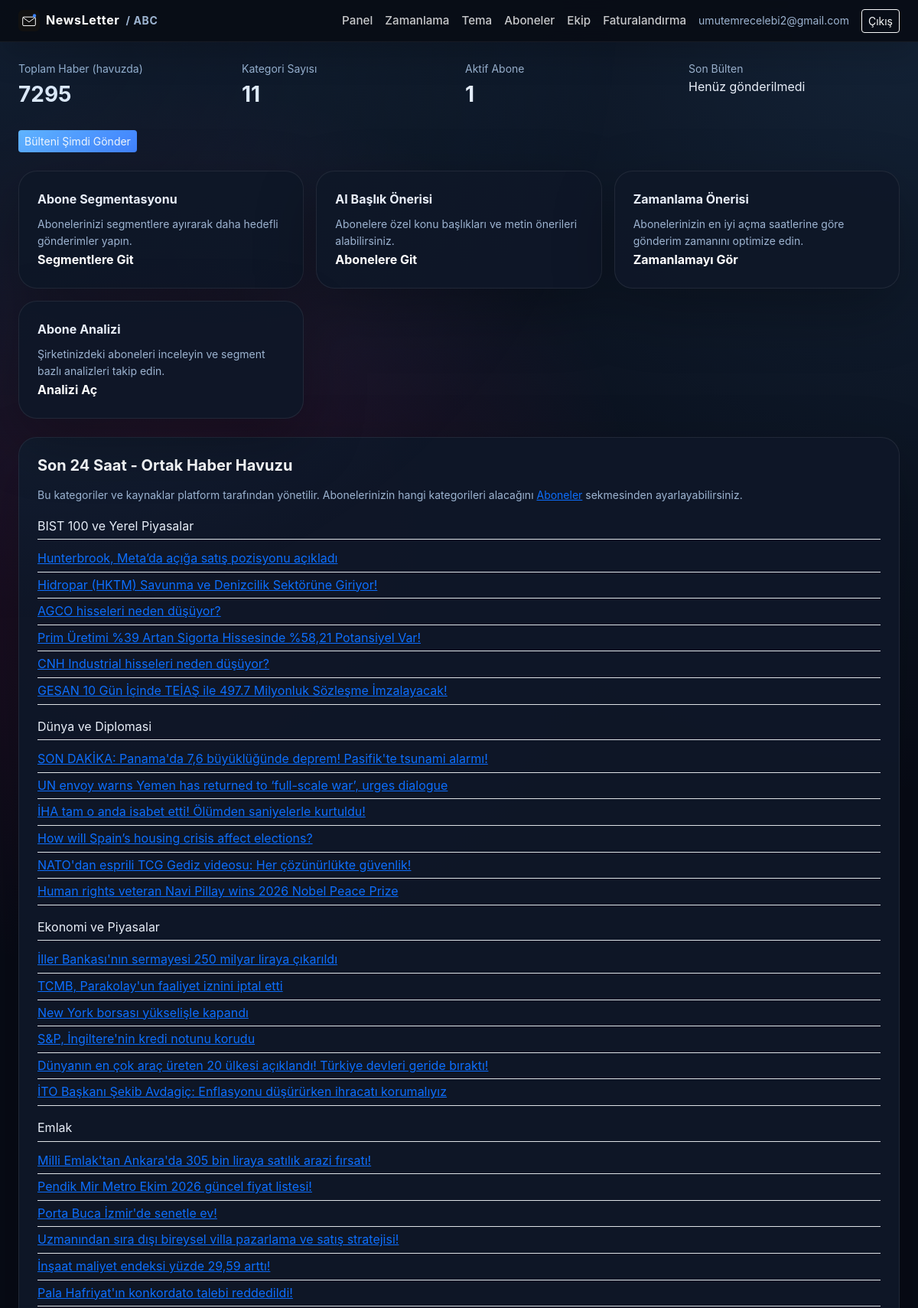
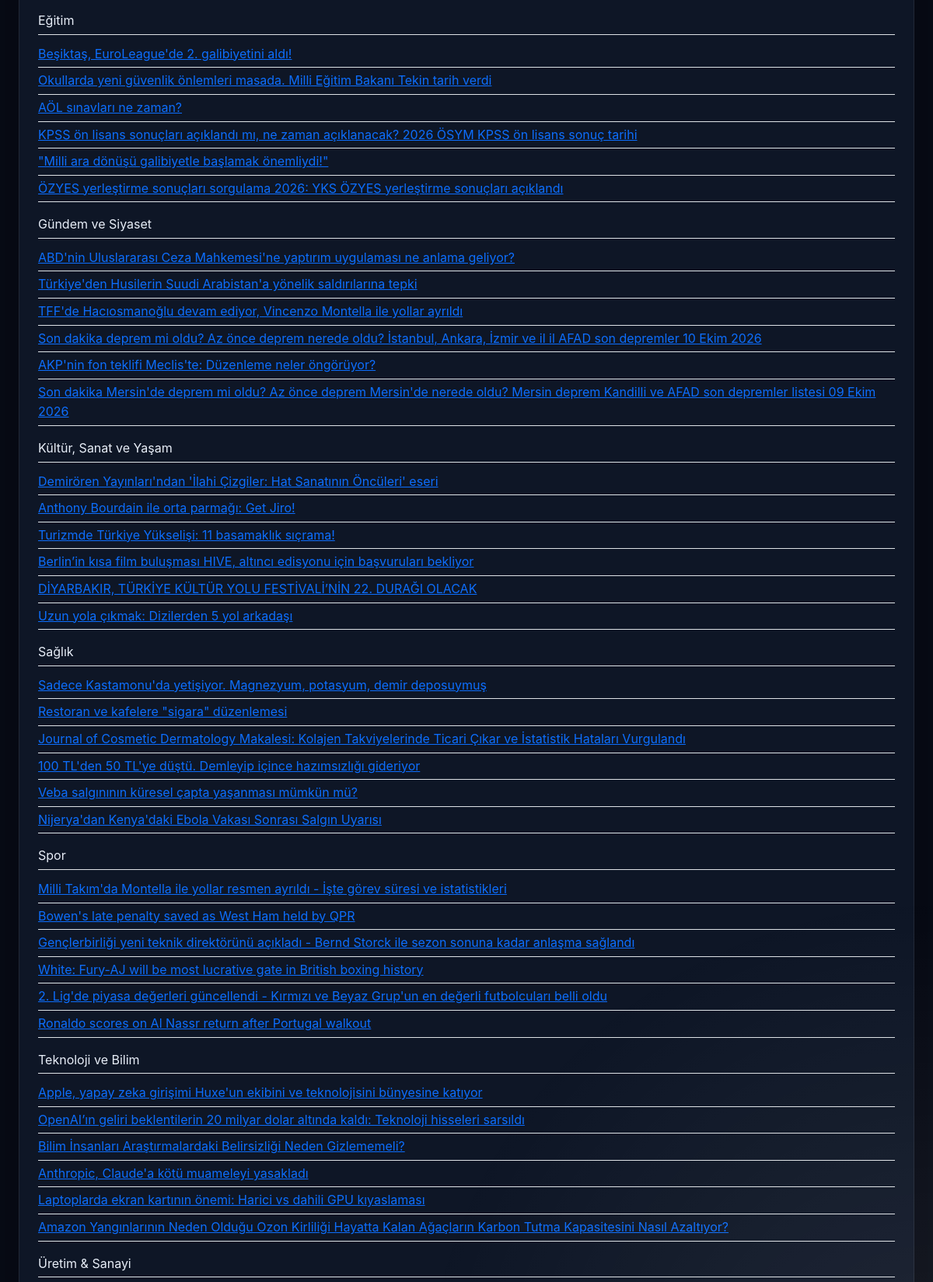
Page /panel (signed in, upper part) on the committed database (2 pictures, top to bottom).
### app/models.py (models this page shows)
class Organization(Base):
    __tablename__ = "organizations"
    id = Column(Integer, primary_key=True)
    name = Column(String(200), nullable=False)
    slug = Column(String(200), unique=True, nullable=False)
    brand_name = Column(String(200), nullable=False)  # mail/panelde görünen marka adı
    owner_email = Column(String(255), nullable=False)
    account_type = Column(String(20), default="company", nullable=False)  # company | individual
    sector_id = Column(Integer, ForeignKey("sectors.id"), nullable=True)  # kayıt sırasında seçilen sektör
    mail_theme = Column(String(20), default="klasik", nullable=False)  # klasik | minimal
    mail_accent = Column(String(20), default="#111111", nullable=False)  # bültende kullanılan vurgu rengi (hex)
    created_at = Column(DateTime, default=datetime.utcnow, nullable=False)
    plan = Column(String(30), default="free", nullable=False)  # free | starter | pro
    subscription_status = Column(String(30), default="trialing", nullable=False)
    trial_ends_at = Column(DateTime, nullable=True)
    subscription_expires_at = Column(DateTime, nullable=True)  # Shopier tekrarlayan ödeme yapmadığı için manuel takip edilir
    current_duration_days = Column(Integer, nullable=True)  # 30/90/180/365 - hangi süre paketi aktif, Faturalandırma sayfasında doğru kutuyu "Yenile" göstermek için
    renewal_reminder_sent_at = Column(DateTime, nullable=True)
    api_key = Column(String(64), unique=True, nullable=True)
    mail_theme = Column(String, default="klasik")
    mail_accent = Column(String, default="#000000")

class Category(Base):
    __tablename__ = "categories"
    id = Column(Integer, primary_key=True)
    organization_id = Column(Integer, default=GLOBAL_ORG_ID, nullable=False)  # artık kullanılmıyor, bkz. yukarı
    sector_id = Column(Integer, ForeignKey("sectors.id"), nullable=True)  # hangi sektöre ait (boşsa "Genel")
    city = Column(String(100), nullable=True)  # örn. "İstanbul" — konum bazlı kategoriler için (boşsa şehirsiz/genel kategori)
    name = Column(String(120), unique=True, nullable=False)
    slug = Column(String(120), unique=True, nullable=False)
    sector = relationship("Sector")
    sources = relationship("Source", back_populates="category", cascade="all, delete-orphan")

### app/routers/panel.py (the view)
@router.get("")
def dashboard(request: Request, db: Session = Depends(get_db)):
    guard, org = _guard(request, db)
    if guard:
        return guard
    kategorize = get_recent_news_by_category(db)
    son_gonderim = db.query(NewsletterLog).filter(
        NewsletterLog.organization_id == org.id
    ).order_by(NewsletterLog.sent_at.desc()).first()
    son_gonderim_yerel_saat = None
    if son_gonderim:
        son_gonderim_yerel_saat = (
            son_gonderim.sent_at.replace(tzinfo=ZoneInfo("UTC"))
            .astimezone(ZoneInfo(settings.APP_TIMEZONE))
        )
    toplam_haber = db.query(NewsItem).count()
    toplam_kategori = db.query(Category).count()
    toplam_abone = db.query(Subscriber).filter(
        Subscriber.organization_id == org.id, Subscriber.active.is_(True)
    ).count()
    plan = get_plan(org.plan, org.account_type)
    admin_id = request.session.get("admin_user_id")
    admin = db.get(AdminUser, admin_id) if admin_id else None
    return templates.TemplateResponse("dashboard.html", {
        "request": request, "user": current_user_email(request), "org": org,
        "kategorize": kategorize, "son_gonderim": son_gonderim,
        "son_gonderim_yerel_saat": son_gonderim_yerel_saat,
        "toplam_haber": toplam_haber, "toplam_kategori": toplam_kategori, "toplam_abone": toplam_abone,
        "plan": plan, "email_verified": admin.email_verified if admin else True,
    })

### app/templates/dashboard.html (shortened to what this page needs)
{% extends "base.html" %}
{% block content %}
<div class="row g-3 mb-4">
  <div class="col-md-3"><div class="stat-box"><div class="small text-secondary">Toplam Haber (havuzda)</div><div class="fs-3 fw-bold">{{ toplam_haber }}</div></div></div>
  <div class="col-md-3"><div class="stat-box"><div class="small text-secondary">Kategori Sayısı</div><div class="fs-3 fw-bold">{{ toplam_kategori }}</div></div></div>
  <div class="col-md-3"><div class="stat-box"><div class="small text-secondary">Aktif Abone</div><div class="fs-3 fw-bold">{{ toplam_abone }}</div></div></div>
  <div class="col-md-3"><div class="stat-box">
    <div class="small text-secondary">Son Bülten</div>
    {% if son_gonderim %}
      <div class="fs-6">{{ son_gonderim_yerel_saat.strftime('%d.%m.%Y %H:%M') }} - {{ 'Başarılı' if son_gonderim.success else 'Hata' }}</div>
    {% else %}
      <div class="fs-6">Henüz gönderilmedi</div>
    {% endif %}
  </div></div>
</div>
<div class="d-flex gap-2 mb-4">
  <form method="post" action="/panel/send-now"><button class="btn btn-dark btn-sm">Bülteni Şimdi Gönder</button></form>
</div>
{% if plan.scheduled_reports or plan.subscriber_segmentation or plan.ai_subject_suggestions %}
<div class="row g-3 mb-4">
  {% if plan.subscriber_segmentation %}
  <div class="col-md-4">
    <div class="card-corp p-4 h-100 position-relative d-flex flex-column">
      <div>
        <div class="fw-bold mb-2">Abone Segmentasyonu</div>
        <p class="small text-secondary mb-0">Abonelerinizi segmentlere ayırarak daha hedefli gönderimler yapın.</p>
      </div>
      <a href="/panel/segments" class="stretched-link text-decoration-none text-white mt-auto fw-bold">Segmentlere Git</a>
    </div>
  </div>
  {% endif %}
  {% if plan.ai_subject_suggestions %}
  <div class="col-md-4">
    <div class="card-corp p-4 h-100 position-relative d-flex flex-column">
      <div>
        <div class="fw-bold mb-2">AI Başlık Önerisi</div>
        <p class="small text-secondary mb-0">Abonelere özel konu başlıkları ve metin önerileri alabilirsiniz.</p>
      </div>
      <a href="/panel/subscribers" class="stretched-link text-decoration-none text-white mt-auto fw-bold">Abonelere Git</a>
    </div>
  </div>
  {% endif %}
  {% if plan.send_time_insights %}
  <div class="col-md-4">
    <div class="card-corp p-4 h-100 position-relative d-flex flex-column">
      <div>
        <div class="fw-bold mb-2">Zamanlama Önerisi</div>
        <p class="small text-secondary mb-0">Abonelerinizin en iyi açma saatlerine göre gönderim zamanını optimize edin.</p>
      </div>
      <a href="/panel/send-time" class="stretched-link text-decoration-none text-white mt-auto fw-bold">Zamanlamayı Gör</a>
    </div>
  </div>
  {% endif %}
  {% if (org.account_type == 'individual' and plan.location_insights) or (org.account_type == 'company' and plan.subscriber_segmentation) %}
  <div class="col-md-4">
    <div class="card-corp p-4 h-100 position-relative d-flex flex-column">
      <div>
        <div class="fw-bold mb-2">{{ 'Kişisel Analiz' if org.account_type == 'individual' else 'Abone Analizi' }}</div>
        <p class="small text-secondary mb-0">{{ 'Bireysel performans ve konum bazlı öneriler.' if org.account_type == 'individual' else 'Şirketinizdeki aboneleri inceleyin ve segment bazlı analizleri takip edin.' }}</p>
      </div>
      <a href="/panel/analysis" class="stretched-link text-decoration-none text-white mt-auto fw-bold">Analizi Aç</a>
    </div>
  </div>
  {% endif %}
</div>
{% endif %}
<div class="card-corp p-4">
  <h5 class="fw-bold mb-3">Son 24 Saat - Ortak Haber Havuzu</h5>
  <p class="small text-secondary">Bu kategoriler ve kaynaklar platform tarafından yönetilir. Abonelerinizin hangi kategorileri alacağını <a href="/panel/subscribers">Aboneler</a> sekmesinden ayarlayabilirsiniz.</p>
  {% for kategori, haberler in kategorize.items() %}
    {% if haberler %}
      <div class="category-title mt-3 mb-2 border-bottom pb-1">{{ kategori }}</div>
      <ul class="list-unstyled">
        {% for h in haberler %}
        <li class="py-1 border-bottom">
          <a href="{{ h.link }}" target="_blank" class="news-link">{{ h.title }}</a>
        </li>
        {% endfor %}
      </ul>
    {% endif %}
  {% endfor %}
</div>
{% endblock %}

### app/templates/base.html (shortened to what this page needs)
<!DOCTYPE html>
<html lang="tr">
<head>
<link href="https://cdn.jsdelivr.net/npm/bootstrap@5.3.3/dist/css/bootstrap.min.css" rel="stylesheet">
<link href="/static/style.css" rel="stylesheet">
</head>
<body>
{% if user %}
<nav class="navbar navbar-dark navbar-corp">
  <div class="container-fluid px-4">
    <a class="navbar-brand fw-bold d-flex align-items-center gap-2" href="/panel">
      <img src="/static/logo.svg" alt="" height="28">
      {{ brand_name }}{% if org %}<span class="small text-secondary">/ {{ org.name }}</span>{% endif %}
    </a>
    <div class="d-flex align-items-center gap-3">
      <a href="/panel" class="nav-link-corp">Panel</a>
      <a href="/panel/schedule" class="nav-link-corp">Zamanlama</a>
      <a href="/panel/theme" class="nav-link-corp">Tema</a>
      {% if org and org.account_type == 'individual' %}
        <a href="/panel/my-categories" class="nav-link-corp">Kategorilerim</a>
      {% else %}
        <a href="/panel/subscribers" class="nav-link-corp">Aboneler</a>
        <a href="/panel/team" class="nav-link-corp">Ekip</a>
      {% endif %}
      <a href="/panel/billing" class="nav-link-corp">Faturalandırma</a>
      <span class="text-secondary small">{{ user }}</span>
      <a href="/logout" class="btn btn-sm btn-outline-light">Çıkış</a>
    </div>
  </div>
</nav>
{% endif %}
<div class="container-fluid px-4 py-4">
{% block content %}{% endblock %}
</div>
</body>
</html>

### app/static/style.css (style rules this page uses)
:root { --bg-base: #070b16; --bg-layer: radial-gradient(circle at top right, rgba(96,180,255,0.14), transparent 28%), radial-gradient(circle at 20% 20%, rgba(225,47,145,0.14), transparent 20%), #070b16; --surface: rgba(15, 23, 40, 0.96); --surface-soft: rgba(13, 18, 32, 0.9); --surface-border: rgba(255,255,255,0.08); --text-primary: #e8eef8; --text-secondary: #9db4d1; --text-muted: #7d8fa8; --accent: #60b4ff; --accent-strong: #3f7fff; --accent-soft: rgba(96,180,255,0.16); --success: #34d399; --warning: #fbbf24; --danger: #fb7185; --shadow: 0 28px 80px rgba(0,0,0,0.28); }
* { box-sizing: border-box; }
html, body { min-height: 100%; }
body { margin: 0; font-family: 'Inter', -apple-system, BlinkMacSystemFont, 'Segoe UI', Roboto, Arial, sans-serif; background: var(--bg-layer); color: var(--text-primary); line-height: 1.6; -webkit-font-smoothing: antialiased; text-rendering: optimizeLegibility; }
body::before { content: ''; position: fixed; inset: 0; background: radial-gradient(circle at top left, rgba(96,180,255,0.12), transparent 22%), radial-gradient(circle at bottom right, rgba(255,255,255,0.08), transparent 18%); pointer-events: none; z-index: 0; }
nav.navbar-corp { background: rgba(8, 12, 21, 0.92); backdrop-filter: blur(18px); box-shadow: 0 18px 40px rgba(0,0,0,0.16); border-bottom: 1px solid rgba(255,255,255,0.06); position: sticky; top: 0; z-index: 50; }
.navbar-brand { color: #fff; font-size: 1rem; letter-spacing: 0.04em; }
.nav-link-corp { color: rgba(255,255,255,0.78); text-decoration: none; font-size: 0.95rem; font-weight: 500; }
.btn-dark { background: linear-gradient(135deg, var(--accent), var(--accent-strong)); border: none; color: #fff; }
.card-corp { background: var(--surface); border: 1px solid var(--surface-border); border-radius: 24px; box-shadow: var(--shadow); color: var(--text-primary); }
.card-corp h6, .card-corp h5, .card-corp h4 { color: #fff; }
.text-secondary { color: var(--text-secondary) !important; }

### rows in the picture
Organization: name "ABC", account_type "Abone Analizi", account_type "Şirketinizdeki aboneleri inceleyin ve segment bazlı analizleri takip edin."
Category: name "BIST 100 ve Yerel Piyasalar", title "Hunterbrook, Meta’da açığa satış pozisyonu açıkladı" "Hidropar (HKTM) Savunma ve Denizcilik Sektörüne Giriyor!" "AGCO hisseleri neden düşüyor?" "Prim Üretimi %39 Artan Sigorta Hissesinde %58,21 Potansiyel Var!" "CNH Industrial hisseleri neden düşüyor?" "GESAN 10 Gün İçinde TEİAŞ ile 497.7 Milyonluk Sözleşme İmzalayacak!"
Category: name "Dünya ve Diplomasi", title "SON DAKİKA: Panama'da 7,6 büyüklüğünde deprem! Pasifik'te tsunami alarmı!" "UN envoy warns Yemen has returned to ‘full-scale war’, urges dialogue" "İHA tam o anda isabet etti! Ölümden saniyelerle kurtuldu!" "How will Spain’s housing crisis affect elections?" "NATO'dan esprili TCG Gediz videosu: Her çözünürlükte güvenlik!" "Human rights veteran Navi Pillay wins 2026 Nobel Peace Prize"
Category: name "Ekonomi ve Piyasalar", title "İller Bankası'nın sermayesi 250 milyar liraya çıkarıldı" "TCMB, Parakolay'un faaliyet iznini iptal etti" "New York borsası yükselişle kapandı" "S&P, İngiltere'nin kredi notunu korudu" "Dünyanın en çok araç üreten 20 ülkesi açıklandı! Türkiye devleri geride bıraktı!" "İTO Başkanı Şekib Avdagiç: Enflasyonu düşürürken ihracatı korumalıyız"
Category: name "Emlak", title "Milli Emlak'tan Ankara'da 305 bin liraya satılık arazi fırsatı!" "Pendik Mir Metro Ekim 2026 güncel fiyat listesi!" "Porta Buca İzmir'de senetle ev!" "Uzmanından sıra dışı bireysel villa pazarlama ve satış stratejisi!" "İnşaat maliyet endeksi yüzde 29,59 arttı!" "Pala Hafriyat'ın konkordato talebi reddedildi!"
Category: name "Eğitim", title "Beşiktaş, EuroLeague'de 2. galibiyetini aldı!" "Okullarda yeni güvenlik önlemleri masada. Milli Eğitim Bakanı Tekin tarih verdi" "AÖL sınavları ne zaman?" "KPSS ön lisans sonuçları açıklandı mı, ne zaman açıklanacak? 2026 ÖSYM KPSS ön lisans sonuç tarihi" "\"Milli ara dönüşü galibiyetle başlamak önemliydi!\"" "ÖZYES yerleştirme sonuçları sorgulama 2026: YKS ÖZYES yerleştirme sonuçları açıklandı"
Category: name "Gündem ve Siyaset", title "ABD'nin Uluslararası Ceza Mahkemesi'ne yaptırım uygulaması ne anlama geliyor?" "Türkiye'den Husilerin Suudi Arabistan'a yönelik saldırılarına tepki" "TFF'de Hacıosmanoğlu devam ediyor, Vincenzo Montella ile yollar ayrıldı" "Son dakika deprem mi oldu? Az önce deprem nerede oldu? İstanbul, Ankara, İzmir ve il il AFAD son depremler 10 Ekim 2026" "AKP'nin fon teklifi Meclis'te: Düzenleme neler öngörüyor?" "Son dakika Mersin'de deprem mi oldu? Az önce deprem Mersin'de nerede oldu? Mersin deprem Kandilli ve AFAD son depremler listesi 09 Ekim 2026"
Category: name "Kültür, Sanat ve Yaşam", title "Demirören Yayınları'ndan 'İlahi Çizgiler: Hat Sanatının Öncüleri' eseri" "Anthony Bourdain ile orta parmağı: Get Jiro!" "Turizmde Türkiye Yükselişi: 11 basamaklık sıçrama!" "Berlin’in kısa film buluşması HIVE, altıncı edisyonu için başvuruları bekliyor" "DİYARBAKIR, TÜRKİYE KÜLTÜR YOLU FESTİVALİ’NİN 22. DURAĞI OLACAK" "Uzun yola çıkmak: Dizilerden 5 yol arkadaşı"
Category: name "Sağlık", title "Sadece Kastamonu'da yetişiyor. Magnezyum, potasyum, demir deposuymuş" "Restoran ve kafelere \"sigara\" düzenlemesi" "Journal of Cosmetic Dermatology Makalesi: Kolajen Takviyelerinde Ticari Çıkar ve İstatistik Hataları Vurgulandı" "100 TL'den 50 TL'ye düştü. Demleyip içince hazımsızlığı gideriyor" "Veba salgınının küresel çapta yaşanması mümkün mü?" "Nijerya'dan Kenya'daki Ebola Vakası Sonrası Salgın Uyarısı"
Category: name "Spor", title "Milli Takım'da Montella ile yollar resmen ayrıldı - İşte görev süresi ve istatistikleri" "Bowen's late penalty saved as West Ham held by QPR" "Gençlerbirliği yeni teknik direktörünü açıkladı - Bernd Storck ile sezon sonuna kadar anlaşma sağlandı" "White: Fury-AJ will be most lucrative gate in British boxing history" "2. Lig'de piyasa değerleri güncellendi - Kırmızı ve Beyaz Grup'un en değerli futbolcuları belli oldu" "Ronaldo scores on Al Nassr return after Portugal walkout"
Category: name "Teknoloji ve Bilim", title "Apple, yapay zeka girişimi Huxe'un ekibini ve teknolojisini bünyesine katıyor" "OpenAI’ın geliri beklentilerin 20 milyar dolar altında kaldı: Teknoloji hisseleri sarsıldı" "Bilim İnsanları Araştırmalardaki Belirsizliği Neden Gizlememeli?" "Anthropic, Claude'a kötü muameleyi yasakladı" "Laptoplarda ekran kartının önemi: Harici vs dahili GPU kıyaslaması" "Amazon Yangınlarının Neden Olduğu Ozon Kirliliği Hayatta Kalan Ağaçların Karbon Tutma Kapasitesini Nasıl Azaltıyor?"
Category: name "Üretim & Sanayi"

### other values in the picture
{{ brand_name }} "NewsLetter"
{{ user }} "umutemrecelebi2@gmail.com"
{{ toplam_haber }} "7295"
{{ toplam_kategori }} "11"
{{ toplam_abone }} "1"
